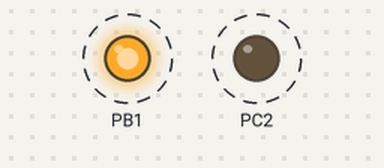
Bench run of a program on a simulated ATmega8, built with avr-gcc and emulated at 8 MHz. On the bench: output pins drawn as LEDs (lit = HIGH). Dashed ring = blinking.

Above: at 0.2 s.
Timing chart, 0 to 3.0 s (numbered marks = the images above):
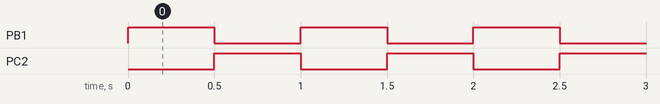

The program:

main.cpp
```cpp
//Id:main.cpp,intro2cpp,1-8-2012,sidiknur@yahoo.com
//Atmega8,8MHz-internal

#include <avr/io.h>
#include <util/delay.h>
#include "pinout.h"

int main(void)
{
    PinOut LED_MERAH(PB,1);
    PinOut LED_KUNING(PC,2);

    while(1){
        LED_MERAH.On();
        LED_KUNING.Off();
        _delay_ms(500);

        LED_MERAH.Off();
        LED_KUNING.On();
        _delay_ms(500);
    }
    return 0;
}
```

pinout.h
```cpp
//Id:pinout.h,intro2cpp,1-8-2012,sidiknur@yahoo.com
//ATmega8
#ifndef PINOUT_H_INCLUDED
#define PINOUT_H_INCLUDED

typedef enum{
    PB,
    PC,
    PD
}port_id_t;

#define port(p) (p==PB?PORTB:(p==PC?PORTC:PORTD))
#define ddr(p)  _SFR_IO8(_SFR_IO_ADDR(port(p))-1)
#define pin(p)  _SFR_IO8(_SFR_IO_ADDR(port(p))-2)

class PinOut{
public:
    PinOut(port_id_t port_id, uint8_t bit)
        :the_port_id(port_id), the_bit(bit)
    {
        ddr(the_port_id) |= _BV(the_bit);
    }
    void On(){
        port(the_port_id) |= _BV(the_bit);
    }
    void Off(){
        port(the_port_id) &= ~_BV(the_bit);
    }
private:
    port_id_t the_port_id;
    uint8_t the_bit;
};

#endif // PINOUT_H_INCLUDED
```

Measured:
- by itself, PB1, PC2: alternates HIGH for 0.50 s and LOW for 0.50 s
